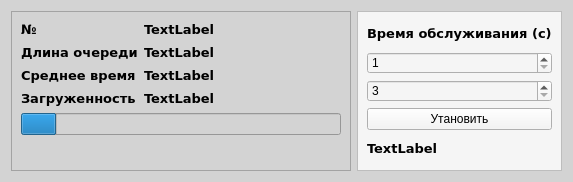
<?xml version="1.0" encoding="UTF-8"?>
<ui version="4.0">
 <class>Frame</class>
 <widget class="QFrame" name="Frame">
  <property name="geometry">
   <rect>
    <x>0</x>
    <y>0</y>
    <width>573</width>
    <height>182</height>
   </rect>
  </property>
  <property name="windowTitle">
   <string>Frame</string>
  </property>
  <property name="styleSheet">
   <string notr="true">
background-color: rgb(211, 211, 211);</string>
  </property>
  <layout class="QHBoxLayout" name="horizontalLayout">
   <item>
    <widget class="QFrame" name="frame">
     <property name="styleSheet">
      <string notr="true">background-color: rgb(211, 211, 211);</string>
     </property>
     <property name="frameShape">
      <enum>QFrame::StyledPanel</enum>
     </property>
     <property name="frameShadow">
      <enum>QFrame::Raised</enum>
     </property>
     <layout class="QFormLayout" name="formLayout">
      <item row="0" column="0">
       <widget class="QLabel" name="number_label">
        <property name="font">
         <font>
          <family>Verdana</family>
          <pointsize>10</pointsize>
          <weight>75</weight>
          <bold>true</bold>
         </font>
        </property>
        <property name="text">
         <string>№</string>
        </property>
       </widget>
      </item>
      <item row="0" column="1">
       <widget class="QLabel" name="number">
        <property name="font">
         <font>
          <family>Verdana</family>
          <pointsize>10</pointsize>
          <weight>75</weight>
          <bold>true</bold>
         </font>
        </property>
        <property name="text">
         <string>TextLabel</string>
        </property>
       </widget>
      </item>
      <item row="1" column="0">
       <widget class="QLabel" name="queue_length_label">
        <property name="font">
         <font>
          <family>Verdana</family>
          <pointsize>10</pointsize>
          <weight>75</weight>
          <bold>true</bold>
         </font>
        </property>
        <property name="text">
         <string>Длина очереди</string>
        </property>
       </widget>
      </item>
      <item row="1" column="1">
       <widget class="QLabel" name="queue_length">
        <property name="font">
         <font>
          <family>Verdana</family>
          <pointsize>10</pointsize>
          <weight>75</weight>
          <bold>true</bold>
         </font>
        </property>
        <property name="text">
         <string>TextLabel</string>
        </property>
       </widget>
      </item>
      <item row="2" column="0">
       <widget class="QLabel" name="avarage_time_label">
        <property name="font">
         <font>
          <family>Verdana</family>
          <pointsize>10</pointsize>
          <weight>75</weight>
          <bold>true</bold>
         </font>
        </property>
        <property name="text">
         <string>Среднее время</string>
        </property>
       </widget>
      </item>
      <item row="2" column="1">
       <widget class="QLabel" name="avarage_time">
        <property name="font">
         <font>
          <family>Verdana</family>
          <pointsize>10</pointsize>
          <weight>75</weight>
          <bold>true</bold>
         </font>
        </property>
        <property name="text">
         <string>TextLabel</string>
        </property>
       </widget>
      </item>
      <item row="3" column="0">
       <widget class="QLabel" name="workload_label">
        <property name="font">
         <font>
          <family>Verdana</family>
          <pointsize>10</pointsize>
          <weight>75</weight>
          <bold>true</bold>
         </font>
        </property>
        <property name="text">
         <string>Загруженность</string>
        </property>
       </widget>
      </item>
      <item row="3" column="1">
       <widget class="QLabel" name="workload">
        <property name="font">
         <font>
          <family>Verdana</family>
          <pointsize>10</pointsize>
          <weight>75</weight>
          <bold>true</bold>
         </font>
        </property>
        <property name="text">
         <string>TextLabel</string>
        </property>
       </widget>
      </item>
      <item row="4" column="0" colspan="2">
       <widget class="QProgressBar" name="progressBar">
        <property name="value">
         <number>11</number>
        </property>
        <property name="invertedAppearance">
         <bool>false</bool>
        </property>
        <property name="format">
         <string/>
        </property>
       </widget>
      </item>
     </layout>
    </widget>
   </item>
   <item>
    <widget class="QFrame" name="frame_2">
     <property name="styleSheet">
      <string notr="true">background-color: rgb(245, 245, 245);</string>
     </property>
     <property name="frameShape">
      <enum>QFrame::StyledPanel</enum>
     </property>
     <property name="frameShadow">
      <enum>QFrame::Raised</enum>
     </property>
     <layout class="QVBoxLayout" name="verticalLayout">
      <item>
       <widget class="QLabel" name="service_time_label">
        <property name="font">
         <font>
          <family>Verdana</family>
          <pointsize>10</pointsize>
          <weight>75</weight>
          <bold>true</bold>
         </font>
        </property>
        <property name="text">
         <string>Время обслуживания (с)</string>
        </property>
       </widget>
      </item>
      <item>
       <widget class="QSpinBox" name="service_time_1">
        <property name="minimum">
         <number>1</number>
        </property>
       </widget>
      </item>
      <item>
       <widget class="QSpinBox" name="service_time_2">
        <property name="minimum">
         <number>3</number>
        </property>
       </widget>
      </item>
      <item>
       <widget class="QPushButton" name="set_time_button">
        <property name="text">
         <string>Утановить</string>
        </property>
       </widget>
      </item>
      <item>
       <widget class="QLabel" name="interval">
        <property name="font">
         <font>
          <family>Verdana</family>
          <pointsize>10</pointsize>
          <weight>75</weight>
          <bold>true</bold>
         </font>
        </property>
        <property name="text">
         <string>TextLabel</string>
        </property>
       </widget>
      </item>
     </layout>
    </widget>
   </item>
  </layout>
 </widget>
 <resources/>
 <connections/>
</ui>
